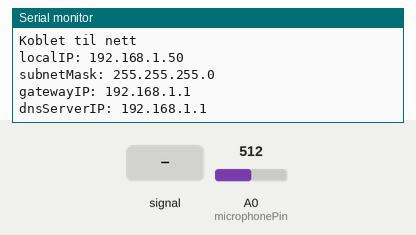
Simulated run of this sketch. Board: Arduino Uno, built with avr-gcc and run on an emulated ATmega328P. Parts: the last lines printed to the serial monitor. The inputs (shaded band) are chosen by the test bench; at power-on: A0 (microphonePin) = 512. WiFi joins after 1.5 s; servers stay silent unless stated.

Above: at 2.7 s.
2.8 s: A0 (microphonePin) fed a 200 Hz sine of ±81 counts around its level
4.3 s: A0 (microphonePin) set to 716
At 5.6 s:
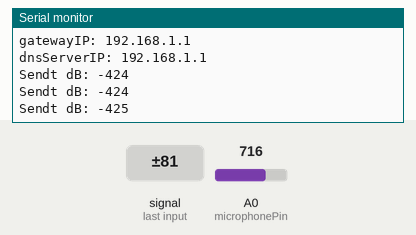
5.8 s: A0 (microphonePin) fed a 1000 Hz sine of ±255 counts around its level
7.3 s: A0 (microphonePin) set to 900
At 8.1 s:
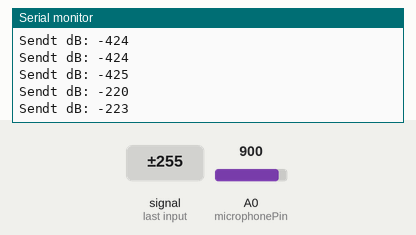
Timing chart, 0 to 9.8 s (numbered marks = the images above; inputs shaded):
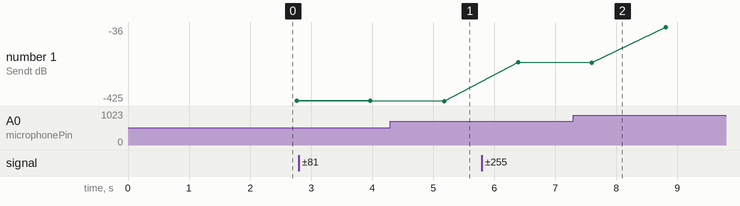

The sketch:

sensormednetverk.ino
```cpp
#include <UIPEthernet.h>

byte mac[] = { 0x90, 0xA2, 0xDA, 0x0F, 0x2A, 0x8D };
byte server[] = {192, 168, 1, 165}; // Server IP
int data = 0;
const int microphonePin = A0;

void setup() {
  Serial.begin(9600);               // Used for serial debugging
  Serial.println("Starter");

  if (Ethernet.begin(mac) == 0) {
    Serial.println("Ikke koblet til nett");
  } else {
    Serial.println("Koblet til nett");
  }

  Serial.print("localIP: ");
  Serial.println(Ethernet.localIP());
  Serial.print("subnetMask: ");
  Serial.println(Ethernet.subnetMask());
  Serial.print("gatewayIP: ");
  Serial.println(Ethernet.gatewayIP());
  Serial.print("dnsServerIP: ");
  Serial.println(Ethernet.dnsServerIP());

}
void loop() {
  //Serial.println("Program running...");

  data = 0;
  int antall = 70;
  for (int i = 0; i < antall; ++i) {
    int val = analogRead(microphonePin);
    data += val;
  }

  data = data / antall;

  senddata();
  //delay(500);
}
void senddata() {
  EthernetClient client;//(server, 80);
  delay(1000);                                    //Keeps the connection from freezing

  if (client.connect(server, 443)) {
    client.print("GET /api/iot/a/");
    client.print(data);
    client.println(" HTTP/1.1");
    client.println("Host: https://heimamma.com");
    client.println("Connection: close");
    client.println();

    Serial.print("Sendt dB: ");
    Serial.println(data);
  }

  else {
    Serial.println("Connection unsuccesful");
  }
  client.stop();
}
```

Measured:
- plotted number 1: -220 → -36 after the input at 7.3 s
